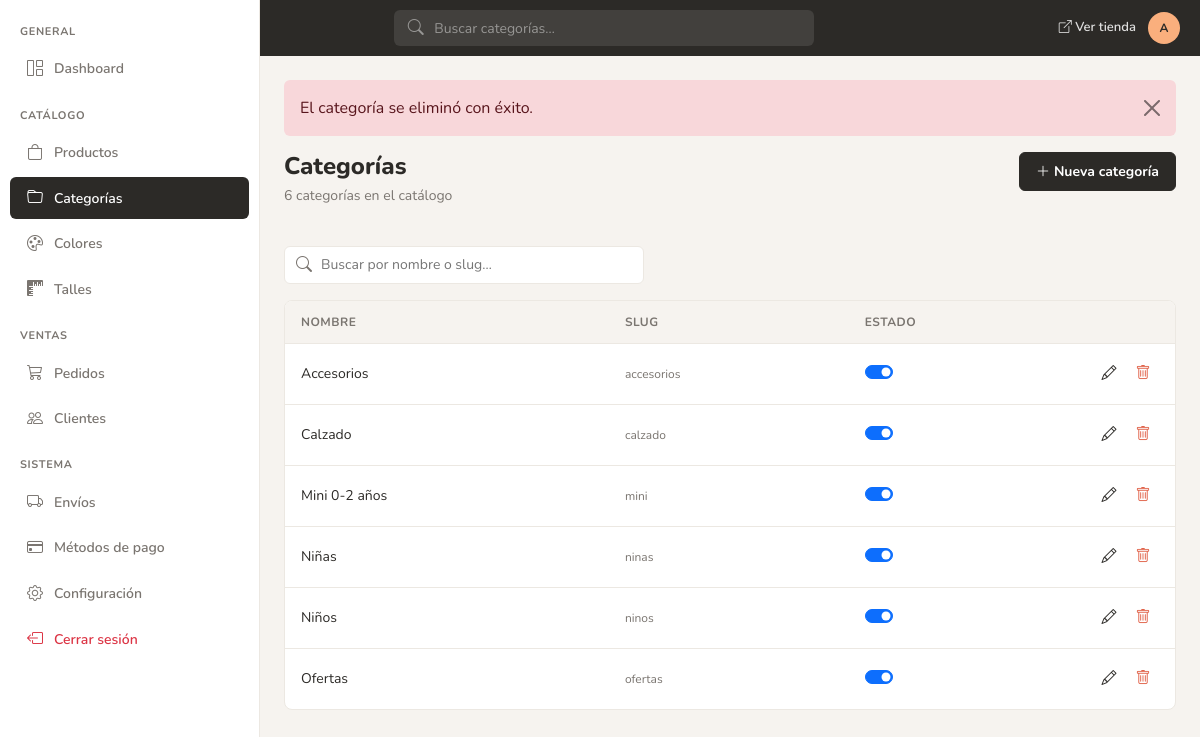
The page /admin/categorias/listado.php?borrado=1 (signed in) on the database its author committed.
### tables this page shows
CREATE TABLE `tbl_categorias` (
  `id_cate` int NOT NULL AUTO_INCREMENT,
  `id_cate_padre` int DEFAULT NULL,
  `nombre` varchar(100) NOT NULL,
  `slug` varchar(120) NOT NULL,
  `descripcion` text,
  `imagen` varchar(250) DEFAULT NULL,
  `seo_title` varchar(250) DEFAULT NULL,
  `seo_description` text,
  `orden` int DEFAULT 0,
  `publicado` tinyint DEFAULT 1,
  PRIMARY KEY (`id_cate`),
  UNIQUE KEY `slug` (`slug`)
);

### admin/categorias/listado.php (the view, shortened to what this page needs)
<?php
require_once __DIR__ . '/../include/includes.php';
require_once __DIR__ . '/../check_session.php';
$q = trim((string)($_GET['q'] ?? ''));
$sql = 'SELECT id_cate, nombre, slug, publicado FROM tbl_categorias';
$params = [];
$types = '';
$sql .= ' ORDER BY nombre';
if ($types !== '') {
    $stmt = mysqli_prepare($con, $sql);
    mysqli_stmt_bind_param($stmt, $types, ...$params);
    mysqli_stmt_execute($stmt);
    $result = mysqli_stmt_get_result($stmt);
} else {
    $result = mysqli_query($con, $sql);
}
$rows = [];
while ($row = mysqli_fetch_assoc($result)) {
    $rows[] = $row;
}
$total = count($rows);
include __DIR__ . '/../header.php';
echo borrado($_GET['borrado'] ?? '', '', 'categoría');
?>
<div class="admin-section-header">
    <div>
        <h1>Categorías</h1>
        <p class="subtitle"><?= (int)$total ?> categoría<?= $total === 1 ? '' : 's' ?><?= $q !== '' ? ' encontradas' : ' en el catálogo' ?></p>
    </div>
    <div class="admin-section-actions">
        <a href="a_categoria.php" class="btn btn-ink">
            <i class="bi bi-plus-lg"></i> Nueva categoría
        </a>
    </div>
</div>
<div class="d-flex justify-content-between align-items-center mb-3 gap-3 flex-wrap">
    <form method="get" action="listado.php" class="admin-search-bar flex-grow-1" style="max-width:360px">
        <i class="bi bi-search"></i>
        <input name="q" placeholder="Buscar por nombre o slug…" type="search" value="<?= htmlspecialchars($q, ENT_QUOTES, 'UTF-8') ?>">
    </form>
</div>
<div class="admin-card">
    <div class="admin-card-body p-0">
        <div class="table-responsive">
            <table class="admin-table mb-0">
                <thead>
                    <tr>
                        <th>Nombre</th>
                        <th>Slug</th>
                        <th>Estado</th>
                        <th style="width:88px"></th>
                    </tr>
                </thead>
                <tbody>
                <?php if ($total > 0): ?>
                    <?php foreach ($rows as $row): ?>
                        <tr>
                            <td><?= htmlspecialchars($row['nombre'], ENT_QUOTES, 'UTF-8') ?></td>
                            <td><span class="product-cell-code"><?= htmlspecialchars($row['slug'], ENT_QUOTES, 'UTF-8') ?></span></td>
                            <td>
                                <div class="form-check form-switch mb-0">
                                    <input class="form-check-input toggle-estado" type="checkbox"
                                           data-endpoint="<?= htmlspecialchars(app_path('admin/api/toggle-categoria-publicada.php'), ENT_QUOTES, 'UTF-8') ?>"
                                           data-id-key="id_cate"
                                           data-id="<?= (int)$row['id_cate'] ?>"
                                           aria-label="Categoría <?= (int)$row['publicado'] ? 'activa' : 'inactiva' ?>"
                                           <?= (int)$row['publicado'] ? 'checked' : '' ?>>
                                </div>
                            </td>
                            <td>
                                <div class="admin-table-actions">
                                    <a href="a_categoria.php?id=<?= (int)$row['id_cate'] ?>" class="btn-table-action" title="Editar">
                                        <i class="bi bi-pencil"></i>
                                    </a>
                                    <form method="post" action="b_categoria.php" class="d-inline" onsubmit="return confirm('¿Eliminar esta categoría?')">
                                        <button type="submit" class="btn-table-action btn-table-action-danger" title="Eliminar">
                                            <i class="bi bi-trash"></i>
                                        </button>
                                    </form>
                                </div>
                            </td>
                        </tr>
                    <?php endforeach; ?>
                <?php else: ?>
                    <tr><td colspan="4" class="text-center text-muted py-5"><?= $q !== '' ? 'Sin resultados para esta búsqueda' : 'Sin categorías' ?></td></tr>
                <?php endif; ?>
                </tbody>
            </table>
        </div>
    </div>
</div>
<?php include __DIR__ . '/../pie.php'; ?>

### admin/assets/css/admin.css (style rules this page uses)
:root { --yofi-peach: #FAAF7D; --yofi-dusty: #96AFC8; --yofi-terracotta: #E1644B; --yofi-olive: #7D7D64; --yofi-cream: #FAE1C8; --yofi-ink: #2C2A27; --yofi-border: #ECE8E2; --yofi-muted-bg: #F6F3EF; --yofi-muted-text: #7A7570; --yofi-sidebar-width: 260px; --yofi-topbar-height: 56px; --yofi-radius-lg: 8px; --yofi-radius-md: 6px; --yofi-status-green-bg: #D1FAE5; --yofi-status-green-text: #047857; --yofi-status-amber-bg: #FEF3C7; --yofi-status-amber-text: #B45309; --yofi-status-blue-bg: #E0F2FE; --yofi-status-blue-text: #0369A1; --yofi-status-red-bg: #FBE2DC; --yofi-status-red-text: #9A3412; }
*, *::before, *::after { box-sizing: border-box; }
body.admin-body { background: var(--yofi-muted-bg); font-family: 'Nunito', system-ui, sans-serif; color: var(--yofi-ink); margin: 0; }
.admin-section-header { display: flex; flex-wrap: wrap; align-items: flex-start; justify-content: space-between; gap: 1rem; margin-bottom: 1.5rem; }
.admin-section-header h1 { font-size: 1.5rem; font-weight: 800; margin: 0; line-height: 1.2; }
.admin-section-header .subtitle { color: var(--yofi-muted-text); font-size: 0.875rem; margin-top: 0.25rem; }
.admin-section-actions { display: flex; flex-wrap: wrap; gap: 0.5rem; align-items: center; }
.btn-ink { background: var(--yofi-ink); border: 1px solid var(--yofi-ink); color: #fff; border-radius: var(--yofi-radius-md); font-weight: 700; font-size: 0.875rem; padding: 0.5rem 1rem; }
.admin-card { background: #fff; border: 1px solid var(--yofi-border); border-radius: var(--yofi-radius-lg); overflow: hidden; }
.admin-card-body { padding: 1.25rem; }
.admin-card-body.p-0 { padding: 0; }
.admin-search-bar { position: relative; max-width: 320px; }
.admin-search-bar i { position: absolute; left: 0.75rem; top: 50%; transform: translateY(-50%); color: var(--yofi-muted-text); }
.admin-search-bar input { width: 100%; height: 38px; padding: 0 0.875rem 0 2.25rem; border: 1px solid var(--yofi-border); border-radius: var(--yofi-radius-md); background: #fff; font-size: 0.875rem; }
.admin-table { width: 100%; border-collapse: collapse; font-size: 0.875rem; }
.admin-table thead th { padding: 0.75rem 1rem; text-align: left; font-size: 0.75rem; font-weight: 700; text-transform: uppercase; letter-spacing: 0.04em; color: var(--yofi-muted-text); border-bottom: 1px solid var(--yofi-border); background: var(--yofi-muted-bg); }
.admin-table tbody td { padding: 0.875rem 1rem; border-bottom: 1px solid var(--yofi-border); vertical-align: middle; }
.admin-table tbody tr:last-child td { border-bottom: none; }
.admin-table-actions { display: flex; justify-content: flex-end; align-items: center; gap: 0.125rem; }
.btn-table-action { display: inline-flex; align-items: center; justify-content: center; width: 32px; height: 32px; padding: 0; border: none; background: transparent; border-radius: var(--yofi-radius-md); color: var(--yofi-ink); text-decoration: none; cursor: pointer; font-size: 0.9375rem; }
.btn-table-action-danger, .btn-table-action-danger:hover { color: var(--yofi-terracotta); }
.admin-table .form-switch { padding-left: 2.5em; min-height: 1.5rem; }
.admin-table .form-switch .form-check-input { cursor: pointer; }
.product-cell-code { font-size: 0.75rem; color: var(--yofi-muted-text); }

### rows shown on the page
tbl_categorias: nombre "Accesorios", slug "accesorios", publicado "☑"
tbl_categorias: nombre "Calzado", slug "calzado", publicado "☑"
tbl_categorias: nombre "Mini 0-2 años", slug "mini", publicado "☑"
tbl_categorias: nombre "Niñas", slug "ninas", publicado "☑"
tbl_categorias: nombre "Niños", slug "ninos", publicado "☑"
tbl_categorias: nombre "Ofertas", slug "ofertas", publicado "☑"

### other values the page prints
$adminInitials "A"
$item "categoría"
$total "6"
